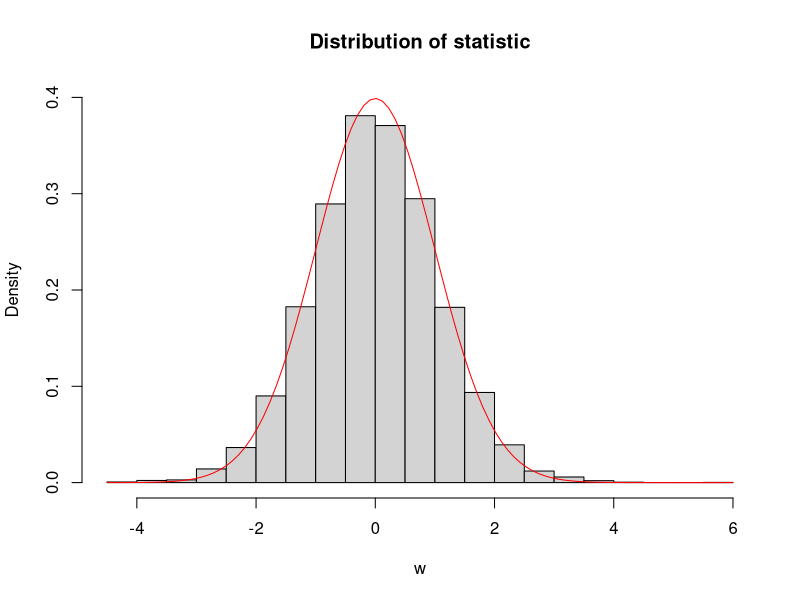
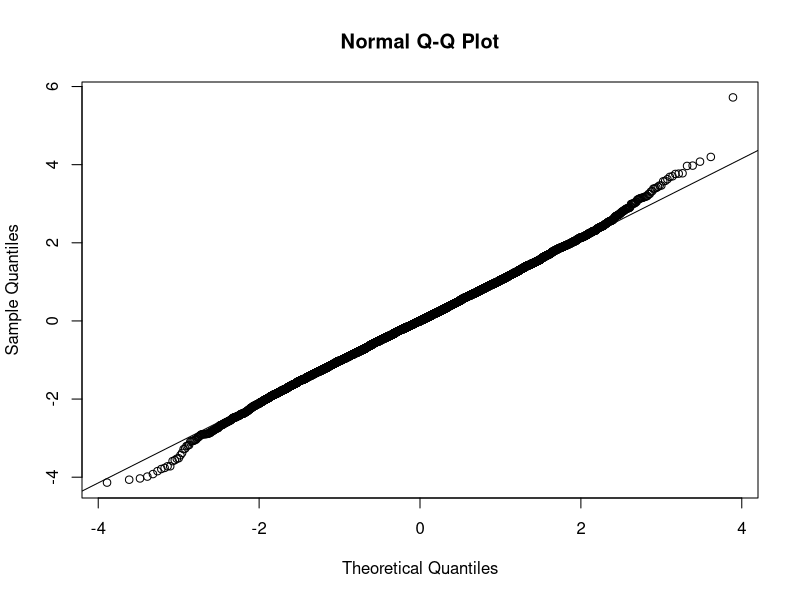
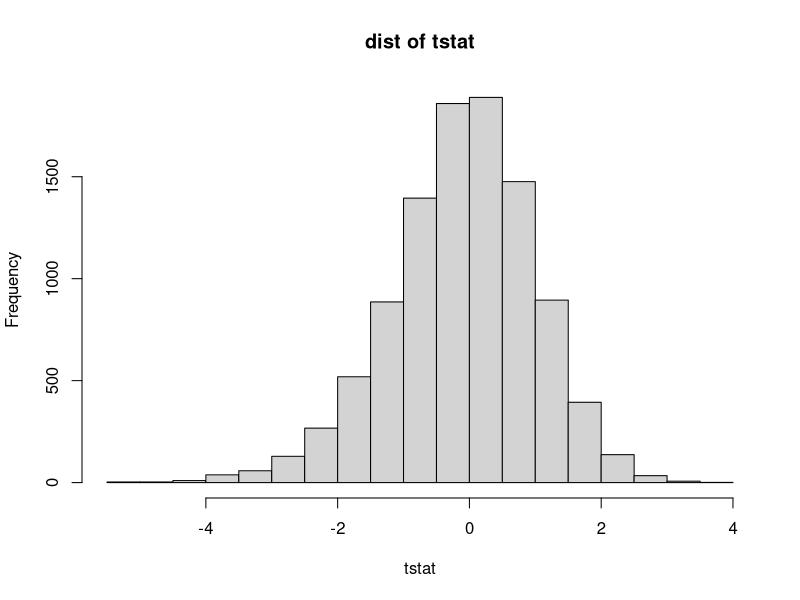
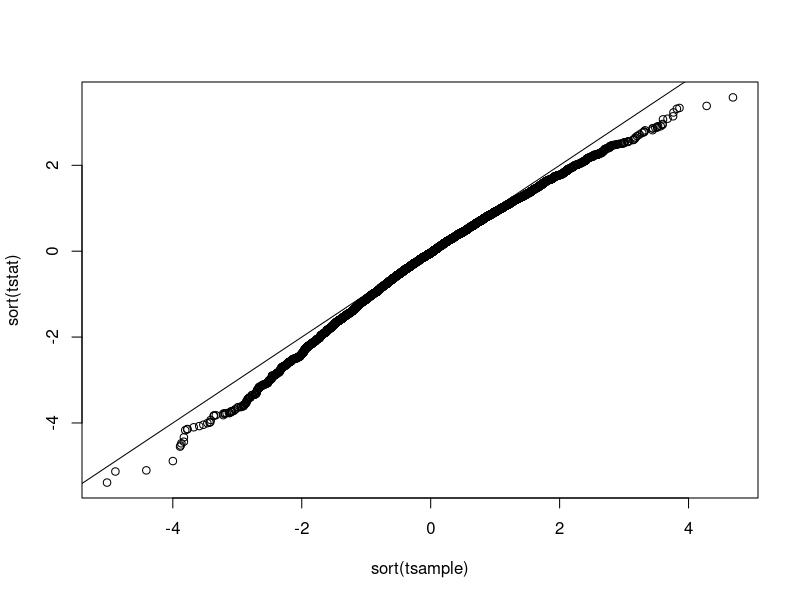

Recreate these plots in R, in order.
w <- numeric(10^4)
n <- 25
for (i in 1:10^4){
  x <- rnorm(n, 30,7)
  xbar <- mean(x)
  s <- sd(x)
  w[i] <- (xbar-30)/(s/sqrt(n))
}

hist(w, main = "Distribution of statistic", prob = TRUE, ylim=c(0, 0.4))
curve(dnorm(x), add = TRUE, col = "red")

qqnorm(w)
qqline(w)

##Population Assumption

n <- 20
q <- qt(0.975, n-1)

trueMean <- 10
tooLow <- 0
tooHigh <- 0

for (i in 1:10^5){
  x <- rchisq(n,10)
  xbar <- mean(x)
  s <- sd(x)
  L <- xbar - q*s/sqrt(n)
  U <- xbar + q*s/sqrt(n)
  if (U < trueMean) tooLow <- tooLow + 1
  if (L > trueMean) tooHigh <- tooHigh + 1
}

tooLow/10^5
tooHigh/10^5

##Camparison with t-dist

n <- 20
tstat <- numeric(10^4)
for(i in 1:10^4){
  x <- rchisq(n,10)
  tstat[i] <- (mean(x)-10)/(sd(x)/sqrt(n))
}

hist(tstat, main = "dist of tstat")

tsample <- rt(10^4, n-1)
plot(sort(tsample), sort(tstat))
abline(0,1)
